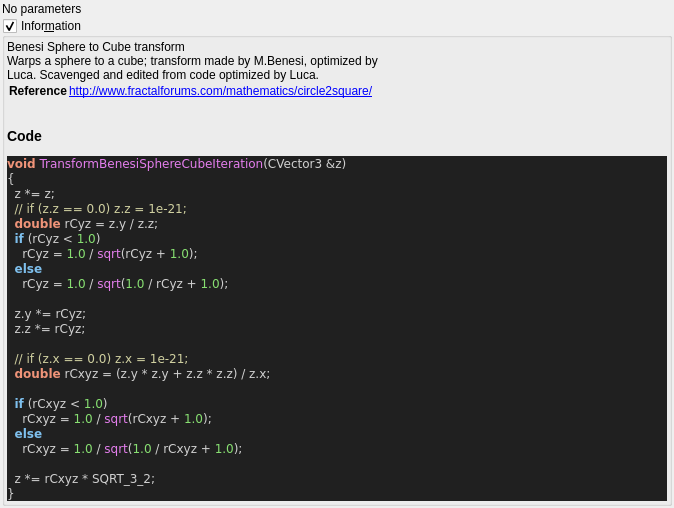
<?xml version="1.0" encoding="UTF-8"?>
<ui version="4.0">
 <class>Form</class>
 <widget class="QWidget" name="Form">
  <property name="geometry">
   <rect>
    <x>0</x>
    <y>0</y>
    <width>674</width>
    <height>413</height>
   </rect>
  </property>
  <property name="windowTitle">
   <string>Form</string>
  </property>
  <layout class="QVBoxLayout" name="verticalLayout">
   <property name="spacing">
    <number>2</number>
   </property>
   <property name="leftMargin">
    <number>2</number>
   </property>
   <property name="topMargin">
    <number>2</number>
   </property>
   <property name="rightMargin">
    <number>2</number>
   </property>
   <property name="bottomMargin">
    <number>2</number>
   </property>
   <item>
    <widget class="QLabel" name="label">
     <property name="toolTip">
      <string>&lt;html&gt;&lt;head/&gt;&lt;body&gt;&lt;p&gt;&lt;span style=&quot; color:#008000;&quot;&gt;Sphere&lt;/span&gt;&lt;span style=&quot; color:#c0c0c0;&quot;/&gt;&lt;span style=&quot; color:#008000;&quot;&gt;to&lt;/span&gt;&lt;span style=&quot; color:#c0c0c0;&quot;/&gt;&lt;span style=&quot; color:#008000;&quot;&gt;Cube&lt;/span&gt;&lt;span style=&quot; color:#c0c0c0;&quot;/&gt;&lt;span style=&quot; color:#008000;&quot;&gt;transform&lt;/span&gt;&lt;/p&gt;&lt;p&gt;&lt;span style=&quot; font-family:'Courier New,courier'; color:#008000;&quot;&gt;Warps&lt;/span&gt;&lt;span style=&quot; font-family:'Courier New,courier'; color:#c0c0c0;&quot;/&gt;&lt;span style=&quot; font-family:'Courier New,courier'; color:#008000;&quot;&gt;a&lt;/span&gt;&lt;span style=&quot; font-family:'Courier New,courier'; color:#c0c0c0;&quot;/&gt;&lt;span style=&quot; font-family:'Courier New,courier'; color:#008000;&quot;&gt;sphere&lt;/span&gt;&lt;span style=&quot; font-family:'Courier New,courier'; color:#c0c0c0;&quot;/&gt;&lt;span style=&quot; font-family:'Courier New,courier'; color:#008000;&quot;&gt;to&lt;/span&gt;&lt;span style=&quot; font-family:'Courier New,courier'; color:#c0c0c0;&quot;/&gt;&lt;span style=&quot; font-family:'Courier New,courier'; color:#008000;&quot;&gt;a&lt;/span&gt;&lt;span style=&quot; font-family:'Courier New,courier'; color:#c0c0c0;&quot;/&gt;&lt;span style=&quot; font-family:'Courier New,courier'; color:#008000;&quot;&gt;cube;&lt;/span&gt;&lt;span style=&quot; font-family:'Courier New,courier'; color:#c0c0c0;&quot;/&gt;&lt;span style=&quot; font-family:'Courier New,courier'; color:#008000;&quot;&gt;transform&lt;/span&gt;&lt;span style=&quot; font-family:'Courier New,courier'; color:#c0c0c0;&quot;/&gt;&lt;span style=&quot; font-family:'Courier New,courier'; color:#008000;&quot;&gt;made&lt;/span&gt;&lt;span style=&quot; font-family:'Courier New,courier'; color:#c0c0c0;&quot;/&gt;&lt;span style=&quot; font-family:'Courier New,courier'; color:#008000;&quot;&gt;by&lt;/span&gt;&lt;span style=&quot; font-family:'Courier New,courier'; color:#c0c0c0;&quot;/&gt;&lt;span style=&quot; font-family:'Courier New,courier'; color:#008000;&quot;&gt;M.Benesi,&lt;/span&gt;&lt;span style=&quot; font-family:'Courier New,courier'; color:#c0c0c0;&quot;/&gt;&lt;span style=&quot; font-family:'Courier New,courier'; color:#008000;&quot;&gt;optimized&lt;/span&gt;&lt;span style=&quot; font-family:'Courier New,courier'; color:#c0c0c0;&quot;/&gt;&lt;span style=&quot; font-family:'Courier New,courier'; color:#008000;&quot;&gt;by Luca.&lt;/span&gt;&lt;span style=&quot; font-family:'Courier New,courier'; color:#c0c0c0;&quot;/&gt;&lt;span style=&quot; font-family:'Courier New,courier'; color:#008000;&quot;&gt;Scavenged&lt;/span&gt;&lt;span style=&quot; font-family:'Courier New,courier'; color:#c0c0c0;&quot;/&gt;&lt;span style=&quot; font-family:'Courier New,courier'; color:#008000;&quot;&gt;and&lt;/span&gt;&lt;span style=&quot; font-family:'Courier New,courier'; color:#c0c0c0;&quot;/&gt;&lt;span style=&quot; font-family:'Courier New,courier'; color:#008000;&quot;&gt;edited&lt;/span&gt;&lt;span style=&quot; font-family:'Courier New,courier'; color:#c0c0c0;&quot;/&gt;&lt;span style=&quot; font-family:'Courier New,courier'; color:#008000;&quot;&gt;from&lt;/span&gt;&lt;span style=&quot; font-family:'Courier New,courier'; color:#c0c0c0;&quot;/&gt;&lt;span style=&quot; font-family:'Courier New,courier'; color:#008000;&quot;&gt;code&lt;/span&gt;&lt;span style=&quot; font-family:'Courier New,courier'; color:#c0c0c0;&quot;/&gt;&lt;span style=&quot; font-family:'Courier New,courier'; color:#008000;&quot;&gt;optimized&lt;/span&gt;&lt;span style=&quot; font-family:'Courier New,courier'; color:#c0c0c0;&quot;/&gt;&lt;span style=&quot; font-family:'Courier New,courier'; color:#008000;&quot;&gt;by&lt;/span&gt;&lt;span style=&quot; font-family:'Courier New,courier'; color:#c0c0c0;&quot;/&gt;&lt;span style=&quot; font-family:'Courier New,courier'; color:#008000;&quot;&gt;Luca.&lt;/span&gt;&lt;/p&gt;&lt;p&gt;&lt;br/&gt;&lt;/p&gt;&lt;p&gt;&lt;span style=&quot; font-family:'Courier New,courier'; color:#008000;&quot;&gt;http://www.fractalforums.com/mathematics/circle2square/&lt;/span&gt;&lt;/p&gt;&lt;/body&gt;&lt;/html&gt;</string>
     </property>
     <property name="text">
      <string>No parameters</string>
     </property>
    </widget>
   </item>
   <item>
    <widget class="MyGroupBox" name="groupCheck_info">
     <property name="title">
      <string>Infor&amp;mation</string>
     </property>
     <property name="flat">
      <bool>false</bool>
     </property>
     <property name="checkable">
      <bool>true</bool>
     </property>
     <layout class="QVBoxLayout" name="verticalLayout_2">
      <property name="spacing">
       <number>2</number>
      </property>
      <property name="leftMargin">
       <number>2</number>
      </property>
      <property name="topMargin">
       <number>2</number>
      </property>
      <property name="rightMargin">
       <number>2</number>
      </property>
      <property name="bottomMargin">
       <number>2</number>
      </property>
      <item>
       <widget class="QLabel" name="label_code_content">
        <property name="text">
         <string>&lt;p&gt;Benesi Sphere to Cube transform&lt;br&gt;Warps a sphere to a cube; transform made by M.Benesi, optimized by&lt;br&gt;Luca.  Scavenged and edited from code optimized by Luca.&lt;/p&gt;&lt;table&gt;
&lt;tr&gt;&lt;th&gt;Reference&lt;/th&gt;&lt;td&gt;&lt;a href=&quot;http://www.fractalforums.com/mathematics/circle2square/&quot;&gt;http://www.fractalforums.com/mathematics/circle2square/&lt;br&gt;
&lt;/td&gt;&lt;/tr&gt;
&lt;/table&gt;
&lt;h3&gt;Code&lt;/h3&gt;
&lt;body style=&quot;background-color:#202020&quot;&gt;
&lt;pre style=&quot;color:#d0d0d0; background-color:#202020;  font-family:'Courier New',monospace;&quot;&gt;&lt;span style=&quot;color:#f09479; font-weight:bold&quot;&gt;void&lt;/span&gt; &lt;span style=&quot;color:#e47eed&quot;&gt;TransformBenesiSphereCubeIteration&lt;/span&gt;&lt;span style=&quot;color:#d0d0d0&quot;&gt;(&lt;/span&gt;CVector3 &lt;span style=&quot;color:#d0d0d0&quot;&gt;&amp;amp;&lt;/span&gt;z&lt;span style=&quot;color:#d0d0d0&quot;&gt;)&lt;/span&gt;
&lt;span style=&quot;color:#d0d0d0&quot;&gt;{&lt;/span&gt;
  z &lt;span style=&quot;color:#d0d0d0&quot;&gt;*=&lt;/span&gt; z&lt;span style=&quot;color:#d0d0d0&quot;&gt;;&lt;/span&gt;
  &lt;span style=&quot;color:#d0d0a0&quot;&gt;// if (z.z == 0.0) z.z = 1e-21;&lt;/span&gt;
  &lt;span style=&quot;color:#f09479; font-weight:bold&quot;&gt;double&lt;/span&gt; rCyz &lt;span style=&quot;color:#d0d0d0&quot;&gt;=&lt;/span&gt; z&lt;span style=&quot;color:#d0d0d0&quot;&gt;.&lt;/span&gt;y &lt;span style=&quot;color:#d0d0d0&quot;&gt;/&lt;/span&gt; z&lt;span style=&quot;color:#d0d0d0&quot;&gt;.&lt;/span&gt;z&lt;span style=&quot;color:#d0d0d0&quot;&gt;;&lt;/span&gt;
  &lt;span style=&quot;color:#7ec0ee; font-weight:bold&quot;&gt;if&lt;/span&gt; &lt;span style=&quot;color:#d0d0d0&quot;&gt;(&lt;/span&gt;rCyz &lt;span style=&quot;color:#d0d0d0&quot;&gt;&amp;lt;&lt;/span&gt; &lt;span style=&quot;color:#87df71&quot;&gt;1.0&lt;/span&gt;&lt;span style=&quot;color:#d0d0d0&quot;&gt;)&lt;/span&gt;
    rCyz &lt;span style=&quot;color:#d0d0d0&quot;&gt;=&lt;/span&gt; &lt;span style=&quot;color:#87df71&quot;&gt;1.0&lt;/span&gt; &lt;span style=&quot;color:#d0d0d0&quot;&gt;/&lt;/span&gt; &lt;span style=&quot;color:#e47eed&quot;&gt;sqrt&lt;/span&gt;&lt;span style=&quot;color:#d0d0d0&quot;&gt;(&lt;/span&gt;rCyz &lt;span style=&quot;color:#d0d0d0&quot;&gt;+&lt;/span&gt; &lt;span style=&quot;color:#87df71&quot;&gt;1.0&lt;/span&gt;&lt;span style=&quot;color:#d0d0d0&quot;&gt;);&lt;/span&gt;
  &lt;span style=&quot;color:#7ec0ee; font-weight:bold&quot;&gt;else&lt;/span&gt;
    rCyz &lt;span style=&quot;color:#d0d0d0&quot;&gt;=&lt;/span&gt; &lt;span style=&quot;color:#87df71&quot;&gt;1.0&lt;/span&gt; &lt;span style=&quot;color:#d0d0d0&quot;&gt;/&lt;/span&gt; &lt;span style=&quot;color:#e47eed&quot;&gt;sqrt&lt;/span&gt;&lt;span style=&quot;color:#d0d0d0&quot;&gt;(&lt;/span&gt;&lt;span style=&quot;color:#87df71&quot;&gt;1.0&lt;/span&gt; &lt;span style=&quot;color:#d0d0d0&quot;&gt;/&lt;/span&gt; rCyz &lt;span style=&quot;color:#d0d0d0&quot;&gt;+&lt;/span&gt; &lt;span style=&quot;color:#87df71&quot;&gt;1.0&lt;/span&gt;&lt;span style=&quot;color:#d0d0d0&quot;&gt;);&lt;/span&gt;

  z&lt;span style=&quot;color:#d0d0d0&quot;&gt;.&lt;/span&gt;y &lt;span style=&quot;color:#d0d0d0&quot;&gt;*=&lt;/span&gt; rCyz&lt;span style=&quot;color:#d0d0d0&quot;&gt;;&lt;/span&gt;
  z&lt;span style=&quot;color:#d0d0d0&quot;&gt;.&lt;/span&gt;z &lt;span style=&quot;color:#d0d0d0&quot;&gt;*=&lt;/span&gt; rCyz&lt;span style=&quot;color:#d0d0d0&quot;&gt;;&lt;/span&gt;

  &lt;span style=&quot;color:#d0d0a0&quot;&gt;// if (z.x == 0.0) z.x = 1e-21;&lt;/span&gt;
  &lt;span style=&quot;color:#f09479; font-weight:bold&quot;&gt;double&lt;/span&gt; rCxyz &lt;span style=&quot;color:#d0d0d0&quot;&gt;= (&lt;/span&gt;z&lt;span style=&quot;color:#d0d0d0&quot;&gt;.&lt;/span&gt;y &lt;span style=&quot;color:#d0d0d0&quot;&gt;*&lt;/span&gt; z&lt;span style=&quot;color:#d0d0d0&quot;&gt;.&lt;/span&gt;y &lt;span style=&quot;color:#d0d0d0&quot;&gt;+&lt;/span&gt; z&lt;span style=&quot;color:#d0d0d0&quot;&gt;.&lt;/span&gt;z &lt;span style=&quot;color:#d0d0d0&quot;&gt;*&lt;/span&gt; z&lt;span style=&quot;color:#d0d0d0&quot;&gt;.&lt;/span&gt;z&lt;span style=&quot;color:#d0d0d0&quot;&gt;) /&lt;/span&gt; z&lt;span style=&quot;color:#d0d0d0&quot;&gt;.&lt;/span&gt;x&lt;span style=&quot;color:#d0d0d0&quot;&gt;;&lt;/span&gt;

  &lt;span style=&quot;color:#7ec0ee; font-weight:bold&quot;&gt;if&lt;/span&gt; &lt;span style=&quot;color:#d0d0d0&quot;&gt;(&lt;/span&gt;rCxyz &lt;span style=&quot;color:#d0d0d0&quot;&gt;&amp;lt;&lt;/span&gt; &lt;span style=&quot;color:#87df71&quot;&gt;1.0&lt;/span&gt;&lt;span style=&quot;color:#d0d0d0&quot;&gt;)&lt;/span&gt;
    rCxyz &lt;span style=&quot;color:#d0d0d0&quot;&gt;=&lt;/span&gt; &lt;span style=&quot;color:#87df71&quot;&gt;1.0&lt;/span&gt; &lt;span style=&quot;color:#d0d0d0&quot;&gt;/&lt;/span&gt; &lt;span style=&quot;color:#e47eed&quot;&gt;sqrt&lt;/span&gt;&lt;span style=&quot;color:#d0d0d0&quot;&gt;(&lt;/span&gt;rCxyz &lt;span style=&quot;color:#d0d0d0&quot;&gt;+&lt;/span&gt; &lt;span style=&quot;color:#87df71&quot;&gt;1.0&lt;/span&gt;&lt;span style=&quot;color:#d0d0d0&quot;&gt;);&lt;/span&gt;
  &lt;span style=&quot;color:#7ec0ee; font-weight:bold&quot;&gt;else&lt;/span&gt;
    rCxyz &lt;span style=&quot;color:#d0d0d0&quot;&gt;=&lt;/span&gt; &lt;span style=&quot;color:#87df71&quot;&gt;1.0&lt;/span&gt; &lt;span style=&quot;color:#d0d0d0&quot;&gt;/&lt;/span&gt; &lt;span style=&quot;color:#e47eed&quot;&gt;sqrt&lt;/span&gt;&lt;span style=&quot;color:#d0d0d0&quot;&gt;(&lt;/span&gt;&lt;span style=&quot;color:#87df71&quot;&gt;1.0&lt;/span&gt; &lt;span style=&quot;color:#d0d0d0&quot;&gt;/&lt;/span&gt; rCxyz &lt;span style=&quot;color:#d0d0d0&quot;&gt;+&lt;/span&gt; &lt;span style=&quot;color:#87df71&quot;&gt;1.0&lt;/span&gt;&lt;span style=&quot;color:#d0d0d0&quot;&gt;);&lt;/span&gt;

  z &lt;span style=&quot;color:#d0d0d0&quot;&gt;*=&lt;/span&gt; rCxyz &lt;span style=&quot;color:#d0d0d0&quot;&gt;*&lt;/span&gt; SQRT_3_2&lt;span style=&quot;color:#d0d0d0&quot;&gt;;&lt;/span&gt;
&lt;span style=&quot;color:#d0d0d0&quot;&gt;}&lt;/span&gt;
&lt;/pre&gt;
&lt;/body&gt;</string>
        </property>
        <property name="wordWrap">
         <bool>true</bool>
        </property>
        <property name="openExternalLinks">
         <bool>true</bool>
        </property>
        <property name="textInteractionFlags">
         <set>Qt::LinksAccessibleByMouse|Qt::TextSelectableByMouse</set>
        </property>
       </widget>
      </item>
     </layout>
    </widget>
   </item>
   <item>
    <spacer name="verticalSpacer">
     <property name="orientation">
      <enum>Qt::Vertical</enum>
     </property>
     <property name="sizeHint" stdset="0">
      <size>
       <width>20</width>
       <height>40</height>
      </size>
     </property>
    </spacer>
   </item>
  </layout>
 </widget>
 <customwidgets>
  <customwidget>
   <class>MyGroupBox</class>
   <extends>QGroupBox</extends>
   <header>my_group_box.h</header>
   <container>1</container>
  </customwidget>
 </customwidgets>
 <resources/>
 <connections/>
</ui>
